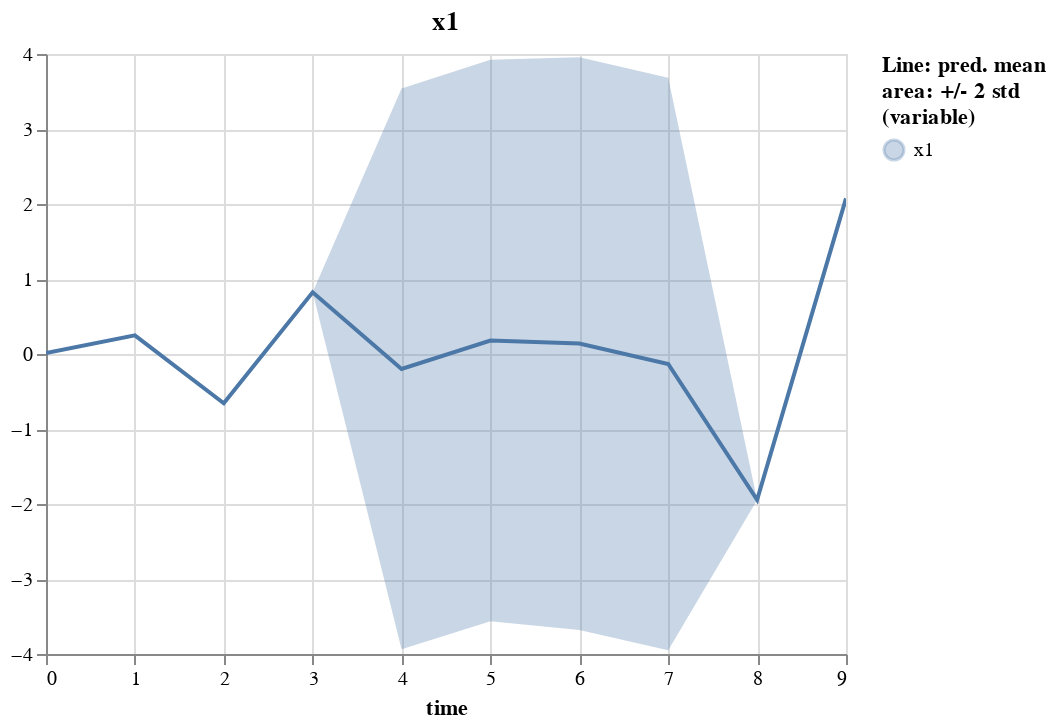

Notebook code for this chart:
### Code cell
imp_d = imp.impute(tidy=True, add_time=True)

_plot_variable(imp_d, None, "x1")

### Figure 1 — Vega-Lite specification as saved in the notebook (floating-point values rounded to 4 significant figures)
{"config": {"view": {"continuousWidth": 400, "continuousHeight": 300}}, "layer": [{"mark": "errorband", "encoding": {"color": {"field": "variable", "legend": {"title": ["Line: pred. mean", "area: +/- 2 std", "(variable)"]}, "type": "nominal"}, "tooltip": [{"field": "std", "format": ".4", "type": "quantitative"}, {"field": "mean", "format": ".4", "type": "quantitative"}], "x": {"field": "time", "type": "quantitative"}, "y": {"field": "err_low", "scale": {"zero": false}, "title": "", "type": "quantitative"}, "y2": {"field": "err_high"}}, "transform": [{"calculate": "datum.mean - 2 * datum.std", "as": "err_low"}, {"calculate": "datum.mean + 2 * datum.std", "as": "err_high"}]}, {"mark": "line", "encoding": {"color": {"field": "variable", "type": "nominal"}, "x": {"field": "time", "type": "quantitative"}, "y": {"field": "mean", "scale": {"zero": false}, "title": "", "type": "quantitative"}}, "selection": {"selector001": {"type": "interval", "bind": "scales"}}, "title": "x1"}], "data": {"name": "data-80e0cfc47cedca606daa420410abae1e"}, "$schema": "https://vega.github.io/schema/vega-lite/v4.17.0.json", "datasets": {"data-80e0cfc47cedca606daa420410abae1e": [{"time": 0.0, "variable": "x1", "mean": 0.01327, "std": null}, {"time": 2.0, "variable": "x1", "mean": -0.658, "std": null}, {"time": 3.0, "variable": "x1", "mean": 0.8229, "std": null}, {"time": 8.0, "variable": "x1", "mean": -1.945, "std": null}, {"time": 9.0, "variable": "x1", "mean": 2.074, "std": null}, {"time": 1.0, "variable": "x1", "mean": 0.2488, "std": 0.0}, {"time": 4.0, "variable": "x1", "mean": -0.1992, "std": 1.869}, {"time": 5.0, "variable": "x1", "mean": 0.1795, "std": 1.872}, {"time": 6.0, "variable": "x1", "mean": 0.1385, "std": 1.909}, {"time": 7.0, "variable": "x1", "mean": -0.1325, "std": 1.908}]}}
